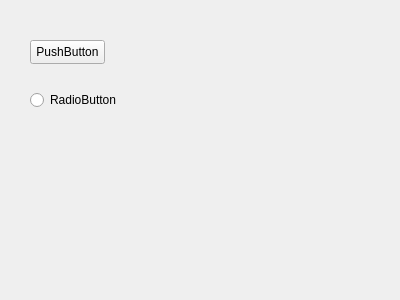
<?xml version="1.0" encoding="UTF-8"?>
<ui version="4.0">
 <class>Form</class>
 <widget class="QWidget" name="Form">
  <property name="geometry">
   <rect>
    <x>0</x>
    <y>0</y>
    <width>400</width>
    <height>300</height>
   </rect>
  </property>
  <property name="windowTitle">
   <string>Form</string>
  </property>
  <widget class="QPushButton" name="pushButton">
   <property name="geometry">
    <rect>
     <x>30</x>
     <y>40</y>
     <width>75</width>
     <height>24</height>
    </rect>
   </property>
   <property name="text">
    <string>PushButton</string>
   </property>
  </widget>
  <widget class="QRadioButton" name="radioButton">
   <property name="geometry">
    <rect>
     <x>30</x>
     <y>90</y>
     <width>95</width>
     <height>20</height>
    </rect>
   </property>
   <property name="text">
    <string>RadioButton</string>
   </property>
  </widget>
 </widget>
 <resources/>
 <connections/>
</ui>
